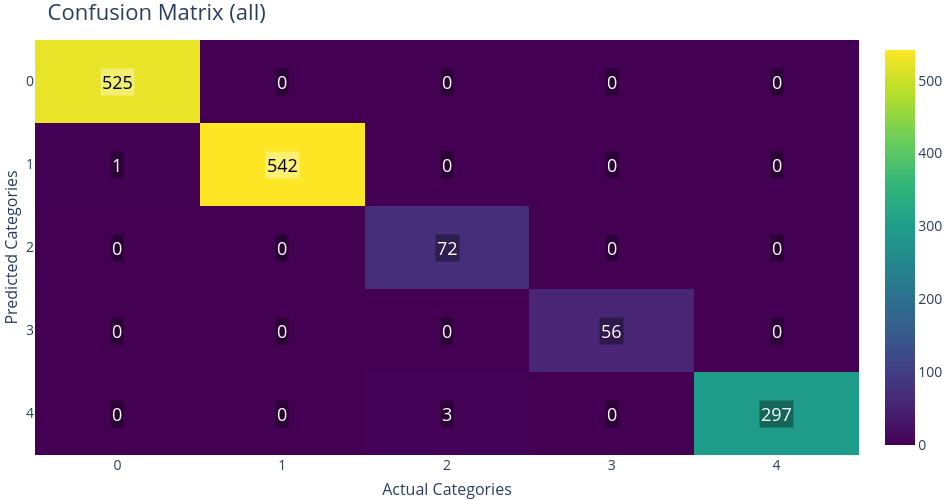

The notebook cell saved with this chart:
### Markdown cell above
### For the whole dataset

### Code cell
fig_cm = pyg.PlotConfusionMatrix(split="all")
fig_cm.show()

### Figure 1 — Plotly figure (JSON) as saved in the notebook; plotly's stock layout.template omitted (floating-point values rounded to 4 significant figures)
{"data": [{"colorbar": {"tickfont": {"size": 14}, "title": {"font": {"size": 16}}}, "colorscale": [[0, "rgb(68, 1, 84)"], [0.1111, "rgb(72, 40, 120)"], [0.2222, "rgb(62, 73, 137)"], [0.3333, "rgb(49, 104, 142)"], [0.4444, "rgb(38, 130, 142)"], [0.5556, "rgb(31, 158, 137)"], [0.6667, "rgb(53, 183, 121)"], [0.7778, "rgb(110, 206, 88)"], [0.8889, "rgb(181, 222, 43)"], [1, "rgb(253, 231, 37)"]], "showscale": true, "type": "heatmap", "x": [0, 1, 2, 3, 4], "y": [0, 1, 2, 3, 4], "z": [[525, 0, 0, 0, 0], [1, 542, 0, 0, 0], [0, 0, 72, 0, 0], [0, 0, 0, 56, 0], [0, 0, 3, 0, 297]], "zmax": 542, "zmin": 0}], "layout": {"annotations": [{"bgcolor": "rgba(255,255,255,0.35)", "font": {"color": "black", "size": 18}, "opacity": 1, "showarrow": false, "text": "525", "x": 0, "xref": "x", "y": 0, "yref": "y"}, {"bgcolor": "rgba(0,0,0,0.35)", "font": {"color": "white", "size": 18}, "opacity": 1, "showarrow": false, "text": "0", "x": 1, "xref": "x", "y": 0, "yref": "y"}, {"bgcolor": "rgba(0,0,0,0.35)", "font": {"color": "white", "size": 18}, "opacity": 1, "showarrow": false, "text": "0", "x": 2, "xref": "x", "y": 0, "yref": "y"}, {"bgcolor": "rgba(0,0,0,0.35)", "font": {"color": "white", "size": 18}, "opacity": 1, "showarrow": false, "text": "0", "x": 3, "xref": "x", "y": 0, "yref": "y"}, {"bgcolor": "rgba(0,0,0,0.35)", "font": {"color": "white", "size": 18}, "opacity": 1, "showarrow": false, "text": "0", "x": 4, "xref": "x", "y": 0, "yref": "y"}, {"bgcolor": "rgba(0,0,0,0.35)", "font": {"color": "white", "size": 18}, "opacity": 1, "showarrow": false, "text": "1", "x": 0, "xref": "x", "y": 1, "yref": "y"}, {"bgcolor": "rgba(255,255,255,0.35)", "font": {"color": "black", "size": 18}, "opacity": 1, "showarrow": false, "text": "542", "x": 1, "xref": "x", "y": 1, "yref": "y"}, {"bgcolor": "rgba(0,0,0,0.35)", "font": {"color": "white", "size": 18}, "opacity": 1, "showarrow": false, "text": "0", "x": 2, "xref": "x", "y": 1, "yref": "y"}, {"bgcolor": "rgba(0,0,0,0.35)", "font": {"color": "white", "size": 18}, "opacity": 1, "showarrow": false, "text": "0", "x": 3, "xref": "x", "y": 1, "yref": "y"}, {"bgcolor": "rgba(0,0,0,0.35)", "font": {"color": "white", "size": 18}, "opacity": 1, "showarrow": false, "text": "0", "x": 4, "xref": "x", "y": 1, "yref": "y"}, {"bgcolor": "rgba(0,0,0,0.35)", "font": {"color": "white", "size": 18}, "opacity": 1, "showarrow": false, "text": "0", "x": 0, "xref": "x", "y": 2, "yref": "y"}, {"bgcolor": "rgba(0,0,0,0.35)", "font": {"color": "white", "size": 18}, "opacity": 1, "showarrow": false, "text": "0", "x": 1, "xref": "x", "y": 2, "yref": "y"}, {"bgcolor": "rgba(0,0,0,0.35)", "font": {"color": "white", "size": 18}, "opacity": 1, "showarrow": false, "text": "72", "x": 2, "xref": "x", "y": 2, "yref": "y"}, {"bgcolor": "rgba(0,0,0,0.35)", "font": {"color": "white", "size": 18}, "opacity": 1, "showarrow": false, "text": "0", "x": 3, "xref": "x", "y": 2, "yref": "y"}, {"bgcolor": "rgba(0,0,0,0.35)", "font": {"color": "white", "size": 18}, "opacity": 1, "showarrow": false, "text": "0", "x": 4, "xref": "x", "y": 2, "yref": "y"}, {"bgcolor": "rgba(0,0,0,0.35)", "font": {"color": "white", "size": 18}, "opacity": 1, "showarrow": false, "text": "0", "x": 0, "xref": "x", "y": 3, "yref": "y"}, {"bgcolor": "rgba(0,0,0,0.35)", "font": {"color": "white", "size": 18}, "opacity": 1, "showarrow": false, "text": "0", "x": 1, "xref": "x", "y": 3, "yref": "y"}, {"bgcolor": "rgba(0,0,0,0.35)", "font": {"color": "white", "size": 18}, "opacity": 1, "showarrow": false, "text": "0", "x": 2, "xref": "x", "y": 3, "yref": "y"}, {"bgcolor": "rgba(0,0,0,0.35)", "font": {"color": "white", "size": 18}, "opacity": 1, "showarrow": false, "text": "56", "x": 3, "xref": "x", "y": 3, "yref": "y"}, {"bgcolor": "rgba(0,0,0,0.35)", "font": {"color": "white", "size": 18}, "opacity": 1, "showarrow": false, "text": "0", "x": 4, "xref": "x", "y": 3, "yref": "y"}, {"bgcolor": "rgba(0,0,0,0.35)", "font": {"color": "white", "size": 18}, "opacity": 1, "showarrow": false, "text": "0", "x": 0, "xref": "x", "y": 4, "yref": "y"}, {"bgcolor": "rgba(0,0,0,0.35)", "font": {"color": "white", "size": 18}, "opacity": 1, "showarrow": false, "text": "0", "x": 1, "xref": "x", "y": 4, "yref": "y"}, {"bgcolor": "rgba(0,0,0,0.35)", "font": {"color": "white", "size": 18}, "opacity": 1, "showarrow": false, "text": "3", "x": 2, "xref": "x", "y": 4, "yref": "y"}, {"bgcolor": "rgba(0,0,0,0.35)", "font": {"color": "white", "size": 18}, "opacity": 1, "showarrow": false, "text": "0", "x": 3, "xref": "x", "y": 4, "yref": "y"}, {"bgcolor": "rgba(0,0,0,0.35)", "font": {"color": "white", "size": 18}, "opacity": 1, "showarrow": false, "text": "297", "x": 4, "xref": "x", "y": 4, "yref": "y"}], "font": {"size": 16}, "height": 500, "margin": {"b": 0, "l": 0, "r": 0, "t": 40}, "paper_bgcolor": "RGBA(0,0,0,0)", "plot_bgcolor": "RGBA(0,0,0,0)", "title": {"font": {"size": 22}, "text": "Confusion Matrix (all)"}, "width": 950, "xaxis": {"gridcolor": "rgba(0,0,0,0.08)", "mirror": false, "showgrid": true, "showline": false, "tickangle": 0, "tickfont": {"size": 14}, "tickmode": "array", "ticktext": ["0", "1", "2", "3", "4"], "tickvals": [0, 1, 2, 3, 4], "title": {"font": {"size": 16}, "text": "Actual Categories"}, "zeroline": false}, "yaxis": {"autorange": "reversed", "gridcolor": "rgba(0,0,0,0.08)", "mirror": false, "showgrid": true, "showline": false, "tickfont": {"size": 14}, "tickmode": "array", "ticktext": ["0", "1", "2", "3", "4"], "tickvals": [0, 1, 2, 3, 4], "title": {"font": {"size": 16}, "text": "Predicted Categories"}, "zeroline": false}}}
